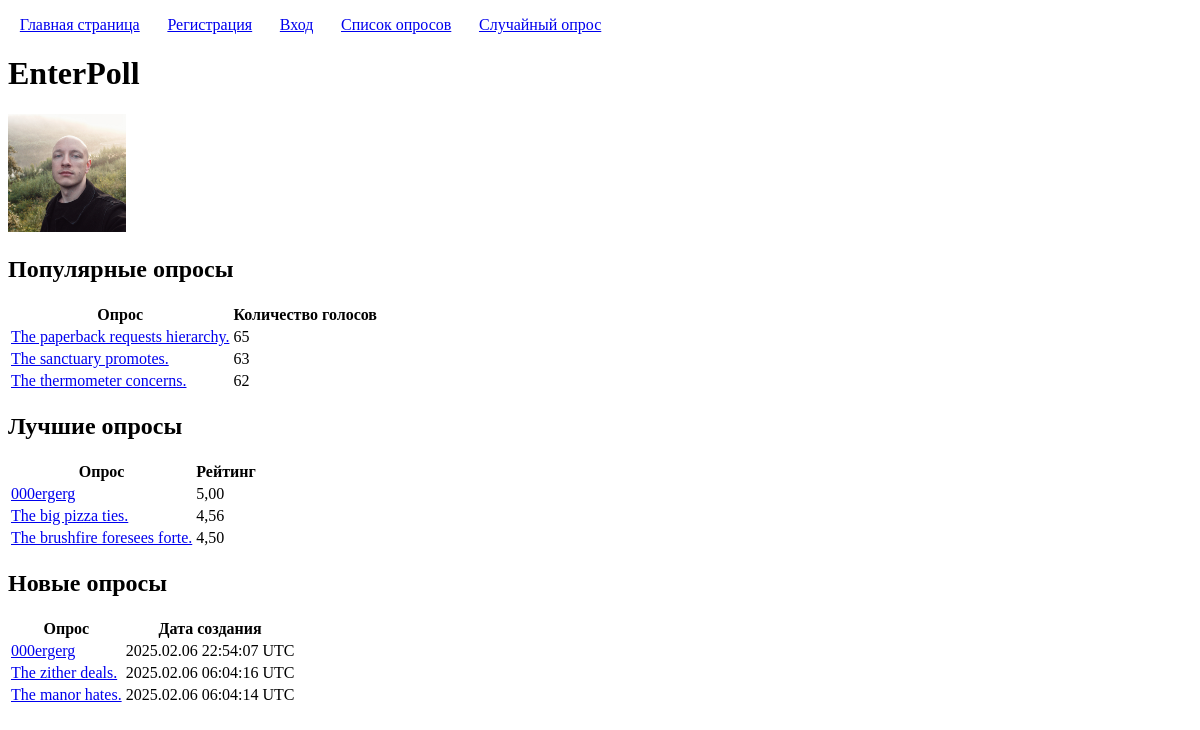
The page /enterpoll/ on the database as committed earlier.
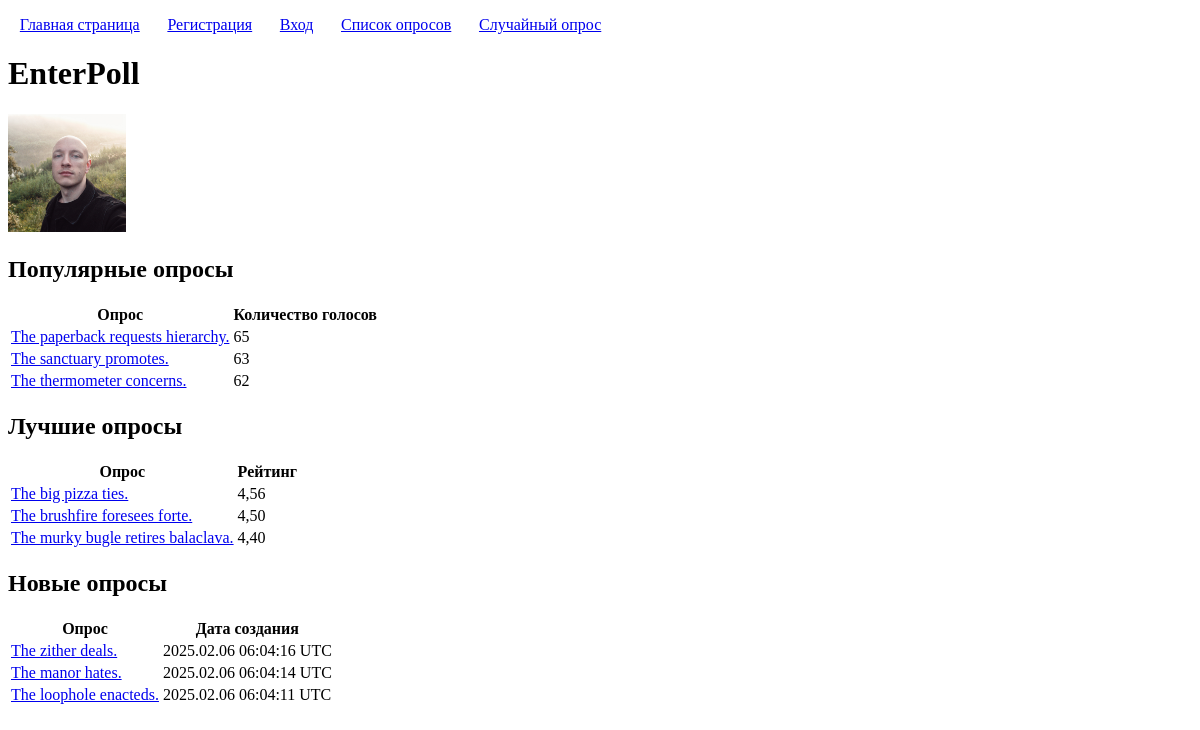
The same page on the database as committed later.
### polls/models.py (models this page shows, shortened)
class Poll(models.Model):
	title = models.CharField('Заголовок', max_length=100, validators=[custom_validators.forbidden_words])
	description = models.CharField('Описание', max_length=100, blank=True, null=True, validators=[custom_validators.forbidden_words])
	user = models.ForeignKey(User, on_delete=models.CASCADE, verbose_name='Автор')
	created = models.DateTimeField('Время создания', auto_now_add=True)
	class Meta:
		constraints = [models.UniqueConstraint(fields=('title', 'user'), name="unique_poll" )]
	@property
	def number_of_votes(self):
		return self.vote_set.count()
	@property
	def average_rating(self):
		return self.rating_set.aggregate(Avg('value', default=0))['value__avg']

### polls/views.py (the view)
# urls.py: path("", views.MainPageView.as_view(), name="main_page"),
class MainPageView(TemplateView):
	template_name = 'polls/main_page.html'
	def get_context_data(self, *args, **kwargs):
		context = super().get_context_data(*args, **kwargs)
		polls = Poll.objects.all()
		context['most_popular_polls'] = sorted(polls, key=(lambda poll: poll.number_of_votes), reverse=True)[0:3]
		context['highly_rated_polls'] = sorted(polls, key=(lambda poll: poll.average_rating), reverse=True)[0:3]
		context['latest_polls'] = polls.order_by('-created')[0:3]
		return context

### polls/templates/polls/main_page.html (shortened to what this page needs)
{% extends "base.html" %}
{% load static %}
{% block h1 %}EnterPoll{% endblock h1 %}
{% block content %}
	<img src="{% static 'polls/ivan.jpg' %}" alt="women" width="10%">
	<h2>Популярные опросы</h2>
	<table>
		<thead>
			<tr>
				<th>Опрос</th>
				<th>Количество голосов</th>
			</tr>
		</thead>
		<tbody>
				{% for poll in most_popular_polls %}
					<tr>
						<td>
							<a href="{% url 'poll_page' poll.pk %}">{{ poll.title }}</a>
						</td>
						<td>
							{{ poll.number_of_votes }}
						</td>
					</tr>
				{% endfor %}
		</tbody>
	</table>
	<h2>Лучшие опросы</h2>
	<table>
		<thead>
			<tr>
				<th>Опрос</th>
				<th>Рейтинг</th>
			</tr>
		</thead>
		<tbody>
				{% for poll in highly_rated_polls %}
					<tr>
						<td>
							<a href="{% url 'poll_page' poll.pk %}">{{ poll.title }}</a>
						</td>
						<td>
							{{ poll.average_rating|floatformat:2 }}
						</td>
					</tr>
				{% endfor %}
		</tbody>
	</table>
	<h2>Новые опросы</h2>
	<table>
		<thead>
			<tr>
				<th>Опрос</th>
				<th>Дата создания</th>
			</tr>
		</thead>
		<tbody>
				{% for poll in latest_polls %}
					<tr>
						<td>
							<a href="{% url 'poll_page' poll.pk %}">{{ poll.title }}</a>
						</td>
						<td>
							{{ poll.created|date:"Y.m.d H:i:s e" }}
						</td>
					</tr>
				{% endfor %}
		</tbody>
	</table>
{% endblock content %}

### templates/base.html (shortened to what this page needs)
{% load static %}
<!DOCTYPE html>
<html>
	<head>
		<link type="text/css" href="{% static 'css/style.css' %}" rel="stylesheet"/>
	</head>
	<body>
		<div>
			{% block table_of_contents %}
				<p>
					<a class="table_of_contents" href="{% url 'main_page' %}">Главная страница</a>
					<a class="table_of_contents" href="{% url 'registration' %}">Регистрация</a>
					<a class="table_of_contents" href="{% url 'login' %}">Вход</a>
					<a class="table_of_contents" href="{% url 'polls_list' %}">Список опросов</a>
					<a class="table_of_contents" href="{% url 'random_poll_page' %}">Случайный опрос</a>
				</p>
			{% endblock table_of_contents %}
		</div>
		<div>
			<h1>{% block h1 %}block h1{% endblock h1 %}</h1>
		</div>
		<div>
			{% block content %}block content{% endblock content %}
		</div>
	</body>
</html>

### staticfiles/css/style.css (style rules this page uses)
.table_of_contents { margin: 0; padding: 0.25% 1% 0.25% 1%; }

Rows that differ between the two databases and show on the page:
removed Poll: title "000ergerg", average_rating "5,00", created "2025.02.06 22:54:07 UTC"
now on this page (row unchanged): Poll: title "The murky bugle retires balaclava.", average_rating "4,40", shown under "Лучшие опросы"
now on this page (row unchanged): Poll: title "The loophole enacteds.", created "2025.02.06 06:04:11 UTC", shown under "Новые опросы"
